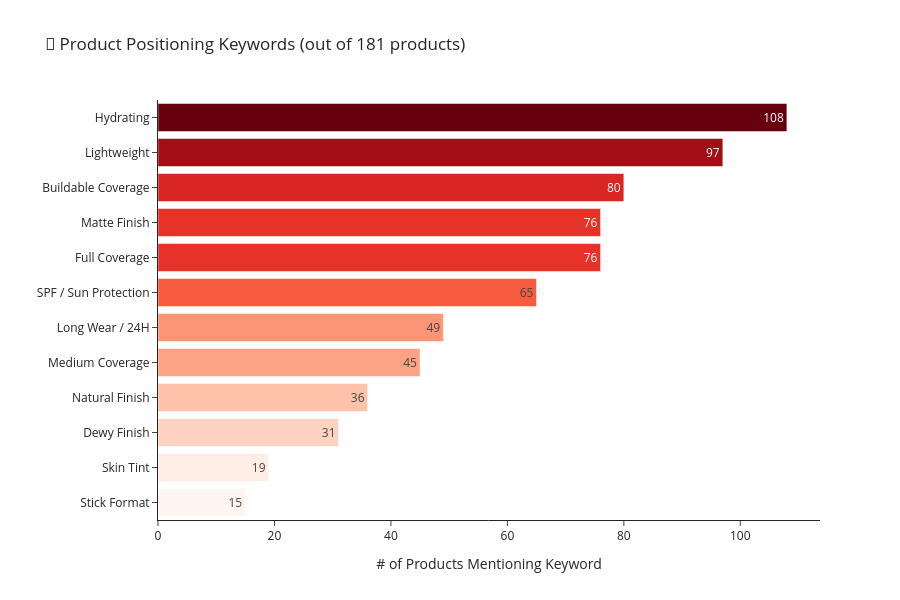

This figure's notebook cell:
### Markdown cell above
### 4.8 Product Positioning: Keyword Frequency

> Which product attributes are most commonly called out in titles, bullets, and descriptions?

Each flag is 1 if the pattern appears anywhere in the product's title, feature bullets, or description. A flag records what the listing *says*, not what the product is.

### Code cell
kw_cols = list(keyword_map.keys())
kw_counts = df[kw_cols].sum().reset_index()
kw_counts.columns = ["keyword", "count"]
kw_counts = kw_counts.sort_values("count", ascending=True)

# Friendlier labels
label_map = {
    "full_coverage": "Full Coverage",
    "medium_coverage": "Medium Coverage",
    "lightweight": "Lightweight",
    "hydrating": "Hydrating",
    "matte": "Matte Finish",
    "dewy": "Dewy Finish",
    "natural_finish": "Natural Finish",
    "spf": "SPF / Sun Protection",
    "long_wear": "Long Wear / 24H",
    "skin_tint": "Skin Tint",
    "foundation_stick": "Stick Format",
    "buildable": "Buildable Coverage",
}
kw_counts["label"] = kw_counts["keyword"].map(label_map)

fig = px.bar(
    kw_counts,
    x="count",
    y="label",
    orientation="h",
    title=f"🔑 Product Positioning Keywords (out of {len(df)} products)",
    labels={"count": "# of Products Mentioning Keyword", "label": ""},
    color="count",
    color_continuous_scale="Reds",
    template=PLOTLY_TEMPLATE,
    text="count",
    height=600,
)
fig.update_layout(coloraxis_showscale=False)
fig.show()

### Figure 1 — Plotly figure (JSON) as saved in the notebook; plotly's stock layout.template omitted (floating-point values rounded to 4 significant figures)
{"data": [{"hovertemplate": "# of Products Mentioning Keyword=%{marker.color}<br>=%{y}<extra></extra>", "legendgroup": "", "marker": {"color": [15, 19, 31, 36, 45, 49, 65, 76, 76, 80, 97, 108], "coloraxis": "coloraxis", "pattern": {"shape": ""}}, "name": "", "orientation": "h", "showlegend": false, "text": [15.0, 19.0, 31.0, 36.0, 45.0, 49.0, 65.0, 76.0, 76.0, 80.0, 97.0, 108.0], "textposition": "auto", "type": "bar", "x": [15, 19, 31, 36, 45, 49, 65, 76, 76, 80, 97, 108], "xaxis": "x", "y": ["Stick Format", "Skin Tint", "Dewy Finish", "Natural Finish", "Medium Coverage", "Long Wear / 24H", "SPF / Sun Protection", "Full Coverage", "Matte Finish", "Buildable Coverage", "Lightweight", "Hydrating"], "yaxis": "y"}], "layout": {"barmode": "relative", "coloraxis": {"autocolorscale": false, "colorbar": {"title": {"text": "# of Products Mentioning Keyword"}}, "colorscale": [[0.0, "rgb(255,245,240)"], [0.125, "rgb(254,224,210)"], [0.25, "rgb(252,187,161)"], [0.375, "rgb(252,146,114)"], [0.5, "rgb(251,106,74)"], [0.625, "rgb(239,59,44)"], [0.75, "rgb(203,24,29)"], [0.875, "rgb(165,15,21)"], [1.0, "rgb(103,0,13)"]], "showscale": false}, "height": 600, "legend": {"tracegroupgap": 0}, "title": {"text": "🔑 Product Positioning Keywords (out of 181 products)"}, "xaxis": {"anchor": "y", "domain": [0.0, 1.0], "title": {"text": "# of Products Mentioning Keyword"}}, "yaxis": {"anchor": "x", "domain": [0.0, 1.0], "title": {"text": ""}}}}
